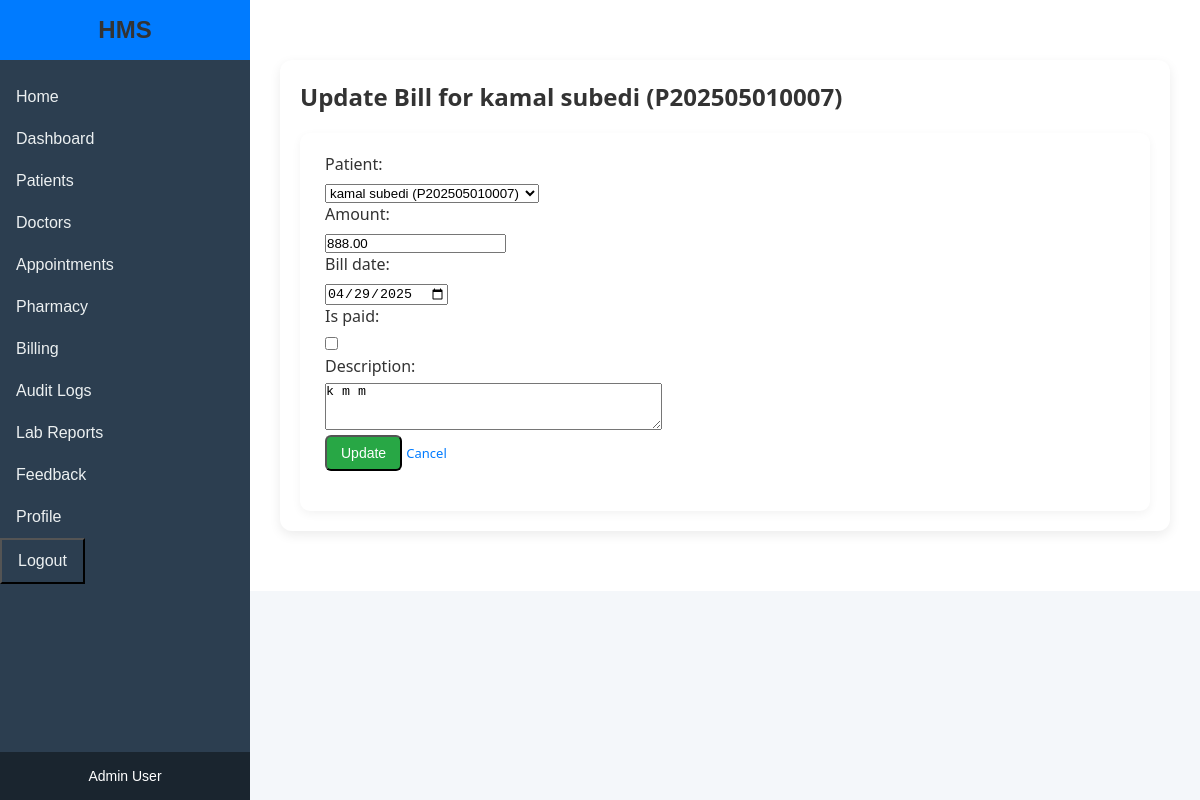
/billing/update/1/ (signed in), run on the app's committed database.
### core/models.py (models this page shows, shortened)
class Billing(models.Model):
    patient = models.ForeignKey(Patient, on_delete=models.CASCADE)
    amount = models.DecimalField(max_digits=10, decimal_places=2)
    bill_date = models.DateField(default=timezone.now)
    is_paid = models.BooleanField(default=False)
    description = models.TextField(blank=True, null=True)

class Patient(models.Model):
    MARITAL_STATUS_CHOICES = [
        ('S', 'Single'),
        ('M', 'Married'),
        ('D', 'Divorced'),
        ('W', 'Widowed'),
    ]
    GENDER_CHOICES = [
        ('M', 'Male'),
        ('F', 'Female'),
        ('O', 'Other'),
    ]
    BLOOD_GROUP_CHOICES = [
        ('A+', 'A+'),
        ('A-', 'A-'),
        ('B+', 'B+'),
        ('B-', 'B-'),
        ('AB+', 'AB+'),
        ('AB-', 'AB-'),
        ('O+', 'O+'),
        ('O-', 'O-'),
]
    RELATIONSHIP_CHOICES = [
        ('SPOUSE', 'Spouse'),
        ('PARENT', 'Parent'),
        ('CHILD', 'Child'),
        ('SIBLING', 'Sibling'),
        ('OTHER', 'Other'),
    ]
    patient_id = models.CharField(max_length=20, unique=True,editable=False)
    first_name = models.CharField(max_length=50)
    last_name = models.CharField(max_length=50)
    date_of_birth = models.DateField()
    gender = models.CharField(max_length=1, choices=GENDER_CHOICES)
    marital_status = models.CharField(max_length=1, choices=MARITAL_STATUS_CHOICES)
    nationality = models.CharField(max_length=50)
    primary_phone = models.CharField(max_length=15)
    address_street = models.CharField(max_length=100)
    address_city = models.CharField(max_length=50)
    address_state = models.CharField(max_length=50)
    address_postal = models.CharField(max_length=10)
    address_country = models.CharField(max_length=50)
    permanent_address_same = models.BooleanField(default=True)
    permanent_street = models.CharField(max_length=100, blank=True, null=True)
    permanent_city = models.CharField(max_length=50, blank=True, null=True)
    permanent_state = models.CharField(max_length=50, blank=True, null=True)
    permanent_postal = models.CharField(max_length=10, blank=True, null=True)
    permanent_country = models.CharField(max_length=50, blank=True, null=True)
    emergency_contact_name = models.CharField(max_length=100)
    emergency_contact_relationship = models.CharField(max_length=20, choices=RELATIONSHIP_CHOICES)
    emergency_contact_phone = models.CharField(max_length=15)
    blood_group = models.CharField(
        max_length=3,
        choices=BLOOD_GROUP_CHOICES,
        blank=True,
        null=True,
        help_text="Select a valid blood group"
    )
    consent_for_treatment = models.BooleanField(default=False)
    doctor = models.ForeignKey('Doctor', on_delete=models.SET_NULL, null=True, blank=True)
    created_at = models.DateTimeField(default=timezone.now) #testcheck
    allergies = models.TextField(blank=True, default='None')
    chronic_conditions = models.TextField(blank=True, default='None')
    current_medications = models.TextField(blank=True, default='None')
    insurance_provider = models.CharField(max_length=100, blank=True, default='Self-Pay')
    insurance_policy_number = models.CharField(max_length=50, blank=True)
    middle_name = models.CharField(max_length=100,blank=True)
    secondary_phone = models.CharField(max_length=15,blank=True)
    billing_address_same = models.BooleanField(default=False)
    email = models.EmailField()
    def __str__(self):
        return f"{self.first_name} {self.last_name} ({self.patient_id})"

### core/views.py (the view)
# urls.py: path('billing/update/<int:id>/', views.update_billing, name='update_billing'),
@login_required
@user_passes_test(is_admin)
def update_billing(request, id):
    bill = get_object_or_404(Billing, id=id)
    if request.method == 'POST':
        form = BillingForm(request.POST, instance=bill)
        if form.is_valid():
            form.save()
            return redirect('billing_list')
    else:
        form = BillingForm(instance=bill)
    return render(request, 'update_billing.html', {'form': form, 'bill': bill})

### core/forms.py (shortened to what this page needs)
class BillingForm(forms.ModelForm):
    class Meta:
        model = Billing
        fields = ['patient', 'amount', 'bill_date', 'is_paid', 'description']
        widgets = {
            'bill_date': forms.DateInput(attrs={'type': 'date'}),
            'description': forms.Textarea(attrs={'rows': 3}),
        }

### core/views.py (called while the page is built)
def is_admin(user):
    return user.groups.filter(name='Admin').exists()

### templates/update_billing.html (shortened to what this page needs)
{% extends 'base.html' %}
{% block content %}
    <div class="content-wrapper">
        <h2 class="dashboard-title">Update Bill for {{ bill.patient }}</h2>
        <div class="dashboard-section">
            <div class="section-content">
                <form method="post">
                    {{ form.as_p }}
                    <button type="submit" class="action-button">Update</button>
                    <a href="{% url 'billing_list' %}" class="action-link">Cancel</a>
                </form>
            </div>
        </div>
    </div>
{% endblock %}

### templates/base.html (shortened to what this page needs)
<!DOCTYPE html>
<html lang="en">
<head>
    {% load static %}
    <link rel="stylesheet" href="{% static 'css/style.css' %}">
</head>
<body>
    <div class="container">
        <aside class="sidebar">
            <div class="sidebar-header">
                <h2>HMS</h2>
            </div>
            <nav class="sidebar-nav">
                <a href="{% url 'home' %}" class="sidebar-link">Home</a>
                {% if user.is_authenticated %}
                    <a href="{% url 'dashboard' %}" class="sidebar-link">Dashboard</a>
                    <a href="{% url 'patient_list' %}" class="sidebar-link">Patients</a>
                    {% if user.groups.all.0.name == 'Admin' %}
                        <a href="{% url 'doctor_list' %}" class="sidebar-link">Doctors</a>
                    {% endif %}
                    <a href="{% url 'appointment_list' %}" class="sidebar-link">Appointments</a>
                    {% if user.groups.all.0.name == 'Admin' %}
                        <a href="{% url 'medicine_list' %}" class="sidebar-link">Pharmacy</a>
                        <a href="{% url 'billing_list' %}" class="sidebar-link">Billing</a>
                        <a href="{% url 'audit_log_list' %}" class="sidebar-link">Audit Logs</a>
                    {% endif %}
                    <a href="{% url 'lab_report_list' %}" class="sidebar-link">Lab Reports</a>
                    <a href="{% url 'feedback_list' %}" class="sidebar-link">Feedback</a>
                    <a href="{% url 'profile' %}" class="sidebar-link">Profile</a>
                    <button onclick="document.getElementById('logout-form').submit()" class="sidebar-link sidebar-button">Logout</button>
                {% else %}
                    <a href="{% url 'login' %}" class="sidebar-link">Login</a>
                {% endif %}
            </nav>
            <div class="sidebar-footer">
                <p>{{ user.groups.all.0.name|default:"Guest" }} User</p>
            </div>
        </aside>
        <main class="main-content">
            {% block content %}
            {% endblock %}
        </main>
    </div>
</body>
</html>

### static/css/style.css (style rules this page uses)
* { margin: 0; padding: 0; box-sizing: border-box; }
body { font-family: 'Arial', sans-serif; background-color: #f4f7fa; color: #333; }
h2, h3 { color: #333; }
.sidebar { width: 250px; background-color: #2c3e50; color: white; display: flex; flex-direction: column; position: fixed; height: 100%; z-index: 1000; transition: width 0.3s ease; }
.sidebar-header { padding: 1rem; background: #007bff; color: white; text-align: center; }
.sidebar-header h2 { margin: 0; font-size: 1.5rem; }
.sidebar-nav { flex: 1; padding: 1rem 0; }
.sidebar-link { display: block; padding: 0.75rem 1rem; color: #ecf0f1; text-decoration: none; font-size: 1rem; transition: background 0.2s; }
.sidebar-footer { padding: 1rem; background-color: #1a252f; font-size: 14px; text-align: center; }
.main-content { flex-grow: 1; padding: 30px; background-color: #fff; margin-left: 250px; overflow-y: auto; transition: margin-left 0.3s ease; }
.dashboard-title { font-size: 24px; font-weight: 600; margin-bottom: 20px; color: #333; }
.dashboard-section { background-color: #fff; padding: 20px 25px; border-radius: 10px; box-shadow: 0 3px 10px rgba(0, 0, 0, 0.05); }
.section-content { display: flex; justify-content: space-between; align-items: center; flex-wrap: wrap; margin-bottom: 20px; }
.action-button { background-color: #28a745; color: #fff; padding: 8px 14px; text-decoration: none; border-radius: 6px; font-size: 14px; transition: background-color 0.3s ease; }
.action-link { color: #007bff; text-decoration: none; font-weight: 500; font-size: 13px; }
.content-wrapper { max-width: 1200px; margin: 30px auto; padding: 20px; background-color: #ffffff; border-radius: 12px; box-shadow: 0 4px 12px rgba(0,0,0,0.08); font-family: 'Segoe UI', sans-serif; }
label { display: block; margin-bottom: 6px; font-weight: 500; color: #333; }
.sidebar-button { background:#2c3e50;; }

### data on the page
Billing: patient "kamal subedi (P202505010007)", amount "888.00", bill_date "04/29/2025", description "k m m"
Patient: patient "kamal subedi (P202505010007)"

### other printed values
{{ user.groups.all.0.name|default:"Guest" }} "Admin"
